Frame 1 (no input): blank canvas, image omitted
Frame 60 (the mouse pressed at the canvas centre just before this capture): blank canvas, image omitted
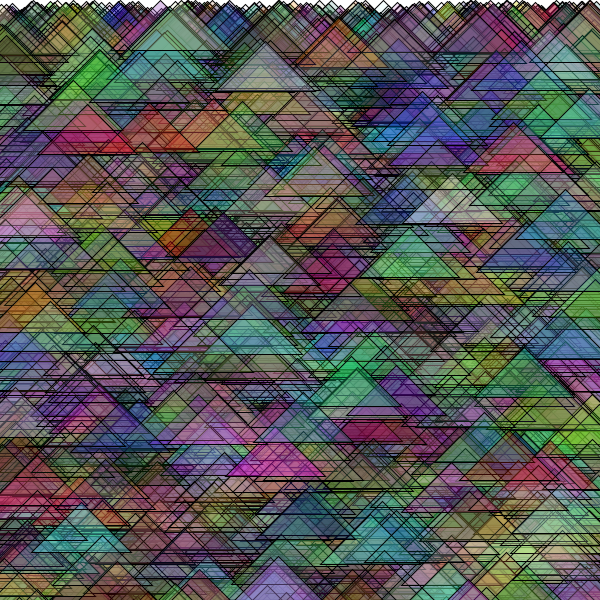
Frame 120 (the mouse held since frame 60 and released just before this capture)

The Processing sketch whose frames 1 and 60 were blank and that drew this single picture after the mouse press (run headless with seeded random() and noise(); from frame 60 on, the mouse is pressed at the canvas centre):

// Processing sketch: processing_161604
// ── processing_161604.pde

void setup()
{
  size(600 ,600);
  background(255);
  frameRate(5); 
  
  for(int i=0; i<mouseX; i++)
  {
    line(i,0,i, height);
  }
}

void draw(){
  int cnt = mouseY;
  while(cnt>0){
    float x =random(0,width);
    float y =random(0,height);
    triangle(x,y,x-50,y+50,x+50,y+50);
    cnt--;
    fill(random(255),random(255),random(255),random(100));
  }
}
